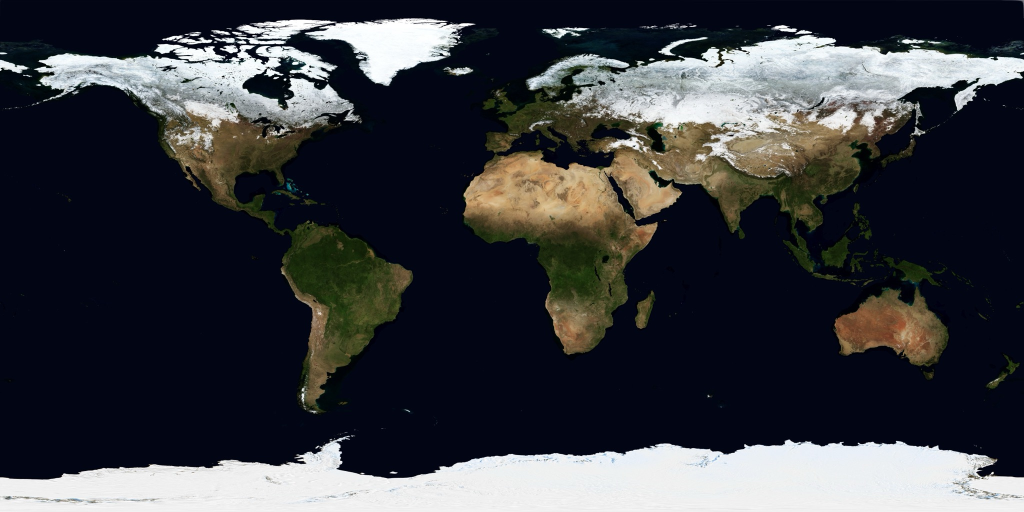
#> input picture handover/open-core-0.30/site-next/explorations/2026-09-27-combo/assets/planets/earth-day-2048.jpg, 2048 x 1024 px (shown at 1/2 size); its folder holds 8 pictures in this run
$ python render_discs.py
#> lines starting #> are read from the running program, lines starting #| are printed output that depends on the picture; after the words box and inside, x2 and y2 are one past the last pixel; in counts of white or black regions, pixels touching at a corner belong together
#!/usr/bin/env python3
"""Orthographic discs of the NASA maps under assets/planets/, for places where a WebGL globe is
too heavy (a bento tile, the hero's first paint): the same imagery, reprojected, never drawn.

  earth-disc-640.webp  Blue Marble, centred on 30° N, 10° E (the campaign receiver's side)
  moon-disc-320.webp   CGI Moon Kit, the near side (0°, 0°)

Usage: /opt/homebrew/bin/python3 src/tools/render_discs.py   (needs Pillow and NumPy; run once)
"""
import os
import numpy as np
from PIL import Image

HERE = os.path.dirname(os.path.abspath(__file__))
PLANETS = os.path.normpath(os.path.join(HERE, "..", "..", "assets", "planets"))


def disc(src, out, size, lat0, lon0, shade=0.35):
#> called with src = 'earth-day-2048.jpg', out = 'earth-disc-640.webp', size = 640, lat0 = 30, lon0 = 10, shade = 0.35
    img = np.asarray(Image.open(os.path.join(PLANETS, src)).convert("RGB")).astype(np.float32)
    H, W, _ = img.shape
#> H = 1024; W = 2048
    n = size
    y, x = np.mgrid[0:n, 0:n].astype(np.float32)
    u = (x + 0.5) / n * 2 - 1
    v = 1 - (y + 0.5) / n * 2
    r2 = u * u + v * v
    inside = r2 <= 1
    z = np.sqrt(np.clip(1 - r2, 0, 1))
    la0, lo0 = np.radians(lat0), np.radians(lon0)
    # inverse orthographic projection
    lat = np.arcsin(np.clip(z * np.sin(la0) + v * np.cos(la0), -1, 1))
    lon = lo0 + np.arctan2(u, z * np.cos(la0) - v * np.sin(la0))
    px = ((np.degrees(lon) + 180) % 360) / 360 * W
    py = (90 - np.degrees(lat)) / 180 * H
    col = img[np.clip(py.astype(int), 0, H - 1), np.clip(px.astype(int), 0, W - 1)]
    # soft limb darkening so the disc reads as a sphere (lighting, not data)
    k = (1 - shade) + shade * z
    col = col * k[..., None]
    a = np.clip((1 - np.sqrt(r2)) * n / 1.5, 0, 1) * 255
    rgba = np.dstack([np.clip(col, 0, 255), np.where(inside, a, 0)]).astype(np.uint8)
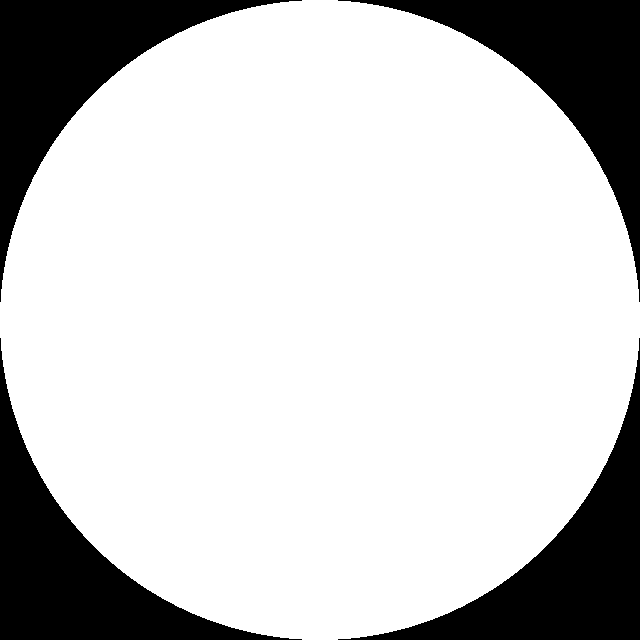
#> inside: shape (640, 640) bool; 78.5% white; 4 black regions, box (x1, y1, x2, y2) and area: (0, 0, 302, 302) 21976, (338, 0, 640, 302) 21976, (0, 338, 302, 640) 21976, (338, 338, 640, 640) 21976
    Image.fromarray(rgba, "RGBA").save(os.path.join(PLANETS, out), quality=82, method=6)
    print(out, os.path.getsize(os.path.join(PLANETS, out)), "bytes")


if __name__ == "__main__":
    disc("earth-day-2048.jpg", "earth-disc-640.webp", 640, 30, 10)
    disc("moon-2048.jpg", "moon-disc-320.webp", 320, 0, 0)
#> call 2 of disc, with src = 'moon-2048.jpg', out = 'moon-disc-320.webp', size = 320, lat0 = 0, lon0 = 0, shade = 0.35
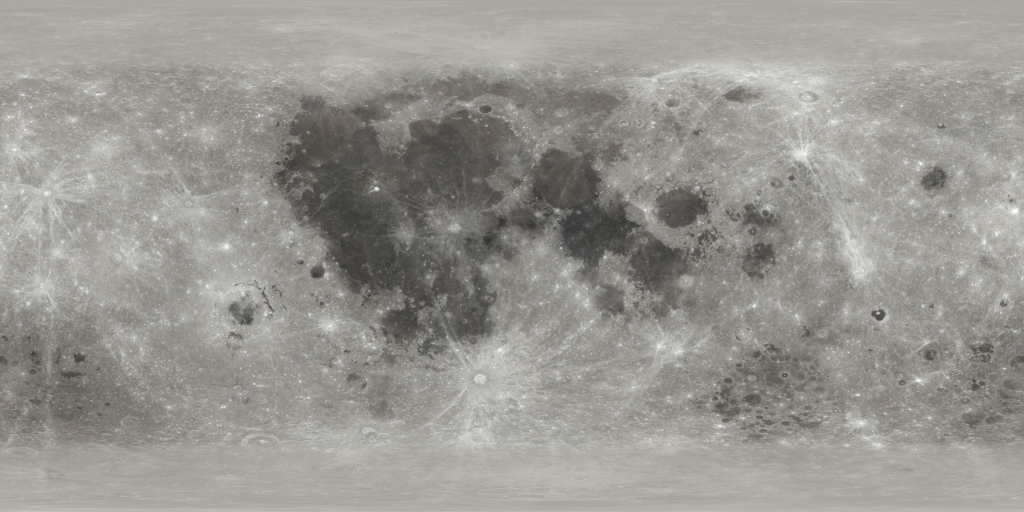
#> input picture handover/open-core-0.30/site-next/explorations/2026-09-27-combo/assets/planets/moon-2048.jpg, 2048 x 1024 px (shown at 1/2 size)
#> in disc (call 2), `px = ((np.degrees(lon) + 180) % 360) / 360 * W`:
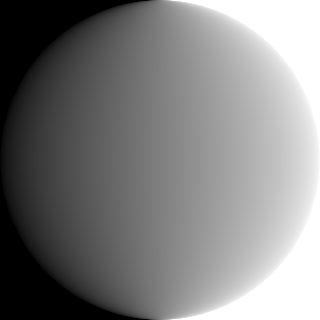
#> lon: shape (320, 320) float32; min -1.57, max 1.57, mean -5.36e-09; drawn with min black and max white
#> in disc (call 2), `py = (90 - np.degrees(lat)) / 180 * H`:
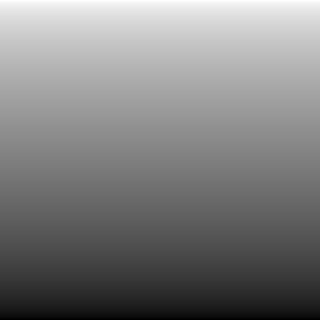
#> lat: shape (320, 320) float32; min -1.49, max 1.49, mean -9.54e-09; drawn with min black and max white
#> in disc (call 2), `col = img[np.clip(py.astype(int), 0, H - 1), np.clip(px.astype(int), 0..`:
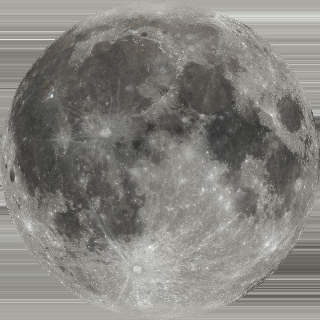
#> col: shape (320, 320, 3) float32; mean R, G, B 132.6, 131, 126
#> in disc (call 2), `rgba = np.dstack([np.clip(col, 0, 255), np.where(inside, a, 0)]).astyp..`:
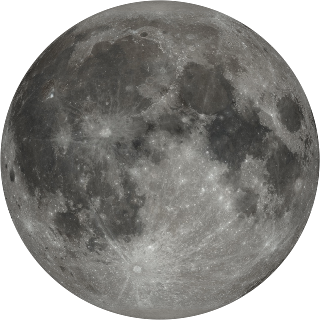
#> rgba: shape (320, 320, 4); mean R, G, B, A 107.9, 106.7, 102.5, 199.3; transparent parts drawn white
#> in disc (call 2), `rgba = np.dstack([np.clip(col, 0, 255), np.where(inside, a, 0)]).astyp..`:
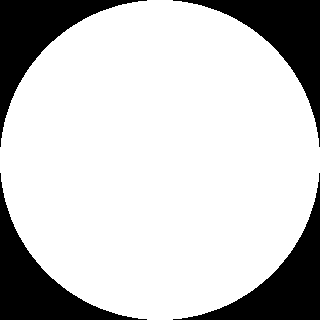
#> inside: shape (320, 320) bool; 78.6% white; 4 black regions, box (x1, y1, x2, y2) and area: (0, 0, 147, 147) 5487, (173, 0, 320, 147) 5487, (0, 173, 147, 320) 5487, (173, 173, 320, 320) 5487
